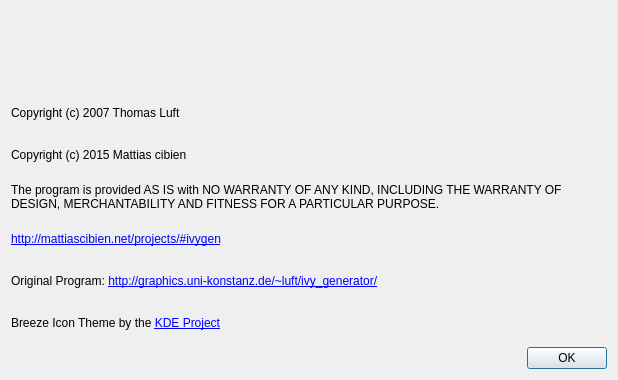
<?xml version="1.0" encoding="UTF-8"?>
<ui version="4.0">
 <class>AboutDialog</class>
 <widget class="QDialog" name="AboutDialog">
  <property name="geometry">
   <rect>
    <x>0</x>
    <y>0</y>
    <width>618</width>
    <height>380</height>
   </rect>
  </property>
  <property name="windowTitle">
   <string>About Ivy Generator</string>
  </property>
  <layout class="QGridLayout" name="gridLayout">
   <item row="0" column="2">
    <widget class="QLabel" name="titleLabel">
     <property name="font">
      <font>
       <pointsize>10</pointsize>
       <weight>75</weight>
       <bold>true</bold>
      </font>
     </property>
     <property name="text">
      <string/>
     </property>
     <property name="pixmap">
      <pixmap resource="resources/ivygen.qrc">:/resources/images/splash.png</pixmap>
     </property>
     <property name="alignment">
      <set>Qt::AlignLeading|Qt::AlignLeft|Qt::AlignVCenter</set>
     </property>
    </widget>
   </item>
   <item row="6" column="2">
    <widget class="QLabel" name="label_6">
     <property name="text">
      <string>&lt;html&gt;&lt;head/&gt;&lt;body&gt;&lt;p&gt;Original Program: &lt;a href=&quot;http://graphics.uni-konstanz.de/~luft/ivy_generator/&quot;&gt;http://graphics.uni-konstanz.de/~luft/ivy_generator/&lt;/a&gt;&lt;/p&gt;&lt;/body&gt;&lt;/html&gt;</string>
     </property>
     <property name="openExternalLinks">
      <bool>true</bool>
     </property>
    </widget>
   </item>
   <item row="1" column="2">
    <widget class="QLabel" name="labelVersion">
     <property name="font">
      <font>
       <weight>75</weight>
       <bold>true</bold>
      </font>
     </property>
     <property name="text">
      <string/>
     </property>
     <property name="alignment">
      <set>Qt::AlignRight|Qt::AlignTrailing|Qt::AlignVCenter</set>
     </property>
    </widget>
   </item>
   <item row="8" column="2">
    <widget class="QDialogButtonBox" name="buttonBox">
     <property name="orientation">
      <enum>Qt::Horizontal</enum>
     </property>
     <property name="standardButtons">
      <set>QDialogButtonBox::Ok</set>
     </property>
    </widget>
   </item>
   <item row="3" column="2">
    <widget class="QLabel" name="label_2">
     <property name="text">
      <string>Copyright (c) 2015 Mattias cibien</string>
     </property>
    </widget>
   </item>
   <item row="4" column="2">
    <widget class="QLabel" name="label_4">
     <property name="text">
      <string>The program is provided AS IS with NO WARRANTY OF ANY KIND, INCLUDING THE WARRANTY OF DESIGN, MERCHANTABILITY AND FITNESS FOR A PARTICULAR PURPOSE.</string>
     </property>
     <property name="wordWrap">
      <bool>true</bool>
     </property>
    </widget>
   </item>
   <item row="2" column="2">
    <widget class="QLabel" name="label">
     <property name="text">
      <string>Copyright (c) 2007 Thomas Luft</string>
     </property>
    </widget>
   </item>
   <item row="5" column="2">
    <widget class="QLabel" name="label_5">
     <property name="text">
      <string>&lt;html&gt;&lt;head/&gt;&lt;body&gt;&lt;p&gt;&lt;a href=&quot;http://mattiascibien.net/projects/#ivygen&quot;&gt;http://mattiascibien.net/projects/#ivygen&lt;/a&gt;&lt;/p&gt;&lt;/body&gt;&lt;/html&gt;</string>
     </property>
     <property name="textFormat">
      <enum>Qt::RichText</enum>
     </property>
     <property name="openExternalLinks">
      <bool>true</bool>
     </property>
    </widget>
   </item>
   <item row="7" column="2">
    <widget class="QLabel" name="label_7">
     <property name="text">
      <string>&lt;html&gt;&lt;head/&gt;&lt;body&gt;&lt;p&gt;Breeze Icon Theme by the &lt;a href=&quot;https://www.kde.org/&quot;&gt;KDE Project&lt;/a&gt;&lt;/p&gt;&lt;/body&gt;&lt;/html&gt;</string>
     </property>
    </widget>
   </item>
  </layout>
 </widget>
 <resources>
  <include location="resources/ivygen.qrc"/>
 </resources>
 <connections>
  <connection>
   <sender>buttonBox</sender>
   <signal>accepted()</signal>
   <receiver>AboutDialog</receiver>
   <slot>accept()</slot>
   <hints>
    <hint type="sourcelabel">
     <x>248</x>
     <y>254</y>
    </hint>
    <hint type="destinationlabel">
     <x>157</x>
     <y>274</y>
    </hint>
   </hints>
  </connection>
  <connection>
   <sender>buttonBox</sender>
   <signal>rejected()</signal>
   <receiver>AboutDialog</receiver>
   <slot>reject()</slot>
   <hints>
    <hint type="sourcelabel">
     <x>316</x>
     <y>260</y>
    </hint>
    <hint type="destinationlabel">
     <x>286</x>
     <y>274</y>
    </hint>
   </hints>
  </connection>
 </connections>
</ui>
